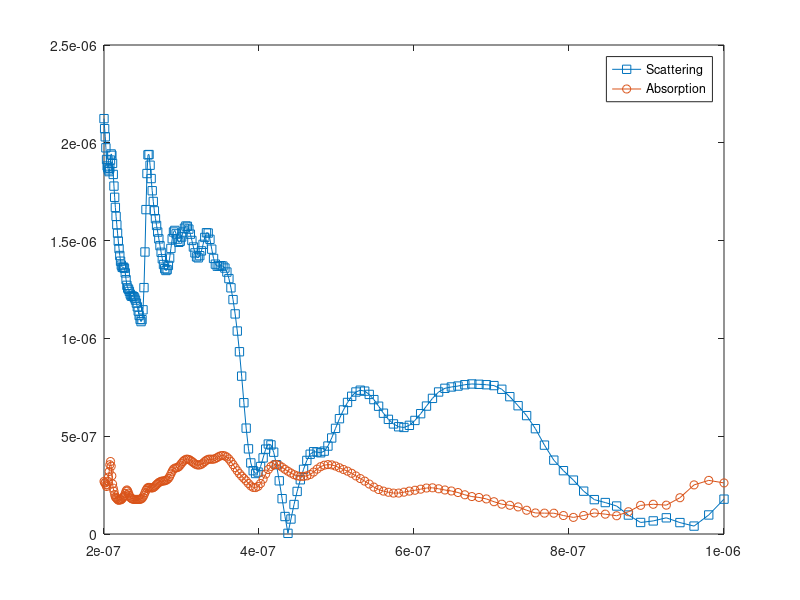

Write MATLAB code to recreate this figure.
clear all 
close all;
a=1000e-9;
rad=0.25
sx1=rad*4



scattering=load('trans_flux_structure_scat.dat');
scat_pow=abs((scattering(:,2))-(scattering(:,3))-(scattering(:,4))+(scattering(:,5)));
freq=scattering(:,1);
lam=a*freq.^-1;


no_structure=load('incident_flux.dat'); 
incident_pow=abs(no_structure(:,2))/(sx1);


absorption=load('trans_flux_structure_abs.dat');
abs_pow=((absorption(:,2))-(absorption(:,3))-(absorption(:,4))+(absorption(:,5)));


scat_cross_section=scat_pow./incident_pow;
abs_cross_section=abs_pow./incident_pow;


%plot(lam(lam>300&lam<500),a*cross_section(lam>300&lam<500),'-o');
plot(lam,[a*scat_cross_section],'-s',lam,a*abs_cross_section,'-o')
legend('Scattering','Absorption')

%plot(freq,cross_section,'o')

temp=[lam,a*scat_cross_section,a*abs_cross_section];
save('fdtd.dat','temp','-ascii')
